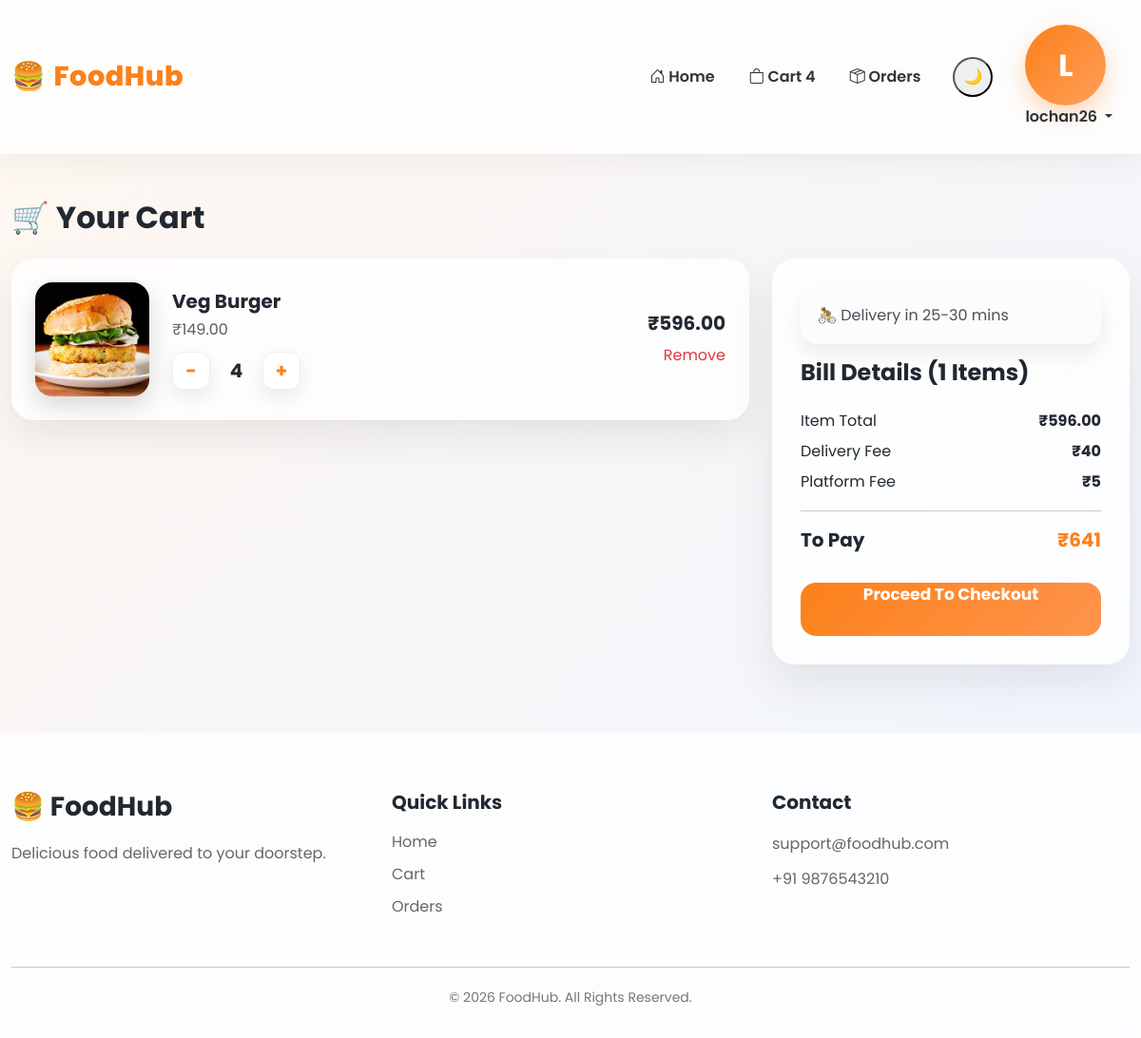
/cart/ (signed in), run on an earlier commit of the app's database.
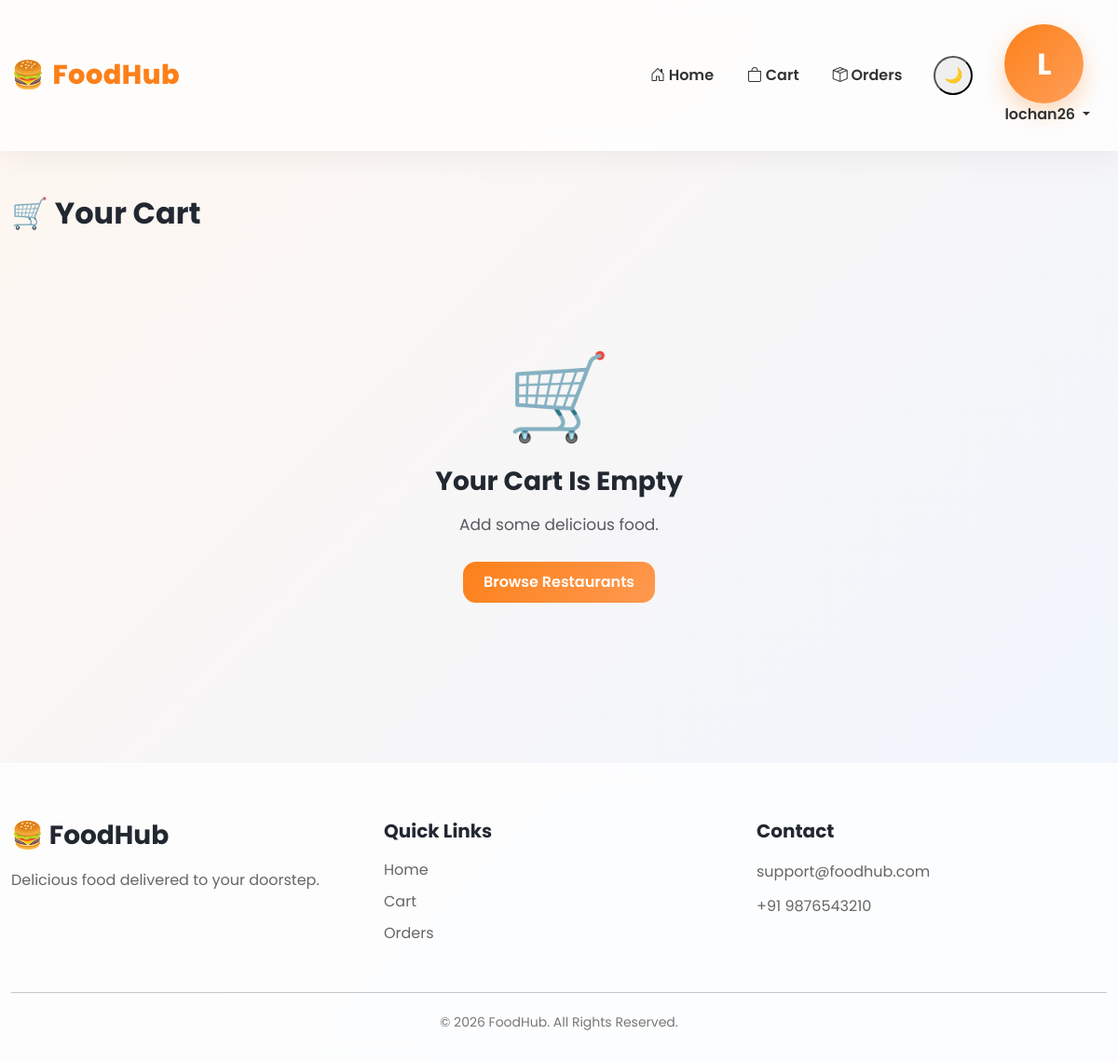
And on a later commit of the database.
### cart/models.py (models this page shows, shortened)
class BaseModel(models.Model):
    uid = models.UUIDField(
        primary_key=True,
        default=uuid.uuid4,
        editable=False
    )
    created_at = models.DateTimeField(auto_now_add=True)
    updated_at = models.DateTimeField(auto_now=True)
    class Meta:
        abstract = True

class CartItem(BaseModel):
    cart = models.ForeignKey(
        Cart,
        on_delete=models.CASCADE,
        related_name='cart_items'
    )
    product = models.ForeignKey(Product, on_delete=models.CASCADE)
    quantity = models.PositiveIntegerField(default=1)
    @property
    def total_price(self):
        return self.product.price * self.quantity
    class Meta:
        constraints = [
            models.UniqueConstraint(
                fields=['cart', 'product'],
                name='unique_cart_product'
            )
        ]

class Cart(BaseModel):
    user = models.ForeignKey(User, on_delete=models.CASCADE)
    is_paid = models.BooleanField(default=False)
    @property
    def total_price(self):
        return sum(item.total_price for item in self.cart_items.all())

### products/models.py (models this page shows, shortened)
class BaseModel(models.Model):
    uid = models.UUIDField(
        primary_key=True,
        default=uuid.uuid4,
        editable=False
    )
    created_at = models.DateTimeField(auto_now_add=True)
    updated_at = models.DateTimeField(auto_now=True)
    class Meta:
        abstract = True

class Product(BaseModel):
    restaurant = models.ForeignKey(
        Restaurant,
        on_delete=models.CASCADE,
        related_name='products'
    )
    category = models.ForeignKey(
        Category,
        on_delete=models.SET_NULL,
        null=True
    )
    product_name = models.CharField(max_length=200)
    slug = models.SlugField(unique=True)
    description = models.TextField()
    price = models.DecimalField(
        max_digits=10,
        decimal_places=2
    )
    is_available = models.BooleanField(default=True)

class ProductImage(BaseModel):
    product = models.ForeignKey(
        Product,
        on_delete=models.CASCADE,
        related_name='images'
    )
    image = models.ImageField(
        upload_to='product_images/'
    )

### cart/views.py (the view)
# urls.py: path('', cart_view,name='cart'),
@login_required
def cart_view(request):
    cart = Cart.objects.prefetch_related(
        'cart_items__product'
    ).filter(
        user=request.user,
        is_paid=False
    ).first()
    cart_count = 0
    if cart:
        cart_count = sum(
            item.quantity
            for item in cart.cart_items.all()
        )
    context = {
        'cart': cart,
        'cart_count': cart_count
    }
    return render(
        request,
        'cart/cart.html',
        context
    )

### cart/context_processors.py (called while the page is built)
def cart_count(request):
    count = 0
    if request.user.is_authenticated:
        cart = Cart.objects.filter(
            user=request.user,
            is_paid=False
        ).first()
        if cart:
            count = sum(
                item.quantity
                for item in cart.cart_items.all()
            )
    return {
        'cart_count': count
    }

### cart/templates/cart/cart.html
{% extends 'base.html' %}
{% block content %}
<div class="container py-4">
    <h2 class="fw-bold mb-4">
        🛒 Your Cart
    </h2>
    {% if cart and cart.cart_items.all %}
    <div class="row">
        <div class="col-lg-8">
            {% for item in cart.cart_items.all %}
            <div class="swiggy-cart-item">
    <div class="d-flex justify-content-between align-items-center">
        <div class="d-flex align-items-center">
            {% if item.product.images.first %}
            <img
                src="{{ item.product.images.first.image.url }}"
                class="cart-food-image me-4"
            >
            {% endif %}
            <div>
                <h5 class="fw-bold mb-1">
                    {{ item.product.product_name }}
                </h5>
                <p class="text-muted mb-2">
                    ₹{{ item.product.price }}
                </p>
                <div class="quantity-box">
                    <a
                        href="{% url 'update_cart' item.uid %}?action=dec"
                        class="quantity-btn"
                    >
                        -
                    </a>
                    <span class="quantity-value">
                        {{ item.quantity }}
                    </span>
                    <a
                        href="{% url 'update_cart' item.uid %}?action=inc"
                        class="quantity-btn"
                    >
                        +
                    </a>
                </div>
            </div>
        </div>
        <div class="text-end">
            <h5 class="fw-bold">
                ₹{{ item.total_price }}
            </h5>
            <a
                href="{% url 'remove_item' item.uid %}"
                class="text-danger"
            >
                Remove
            </a>
        </div>
    </div>
</div>
            {% endfor %}
        </div>
<div class="col-lg-4">
    <div class="bill-card">
        <div class="alert alert-light mb-3">
            🚴 Delivery in 25-30 mins
        </div>
        <h4 class="fw-bold mb-4">
            Bill Details ({{ cart.cart_items.count }} Items)
        </h4>
        <div class="d-flex justify-content-between mb-2">
            <span>Item Total</span>
            <strong>₹{{ cart.total_price }}</strong>
        </div>
        <div class="d-flex justify-content-between mb-2">
            <span>Delivery Fee</span>
            <strong>₹40</strong>
        </div>
        <div class="d-flex justify-content-between mb-2">
            <span>Platform Fee</span>
            <strong>₹5</strong>
        </div>
        <hr>
        <div class="d-flex justify-content-between mb-4">
            <h5 class="fw-bold">
                To Pay
            </h5>
            <h5 class="fw-bold price-highlight">
                ₹{{ cart.total_price|add:45 }}
            </h5>
        </div>
        <a
            href="{% url 'checkout' %}"
            class="checkout-btn text-decoration-none d-block text-center"
        >
            Proceed To Checkout
        </a>
    </div>
</div>
    </div>
    {% else %}
    <div class="empty-cart">
        <h1>
            🛒
        </h1>
        <h3>
            Your Cart Is Empty
        </h3>
        <p class="text-muted">
            Add some delicious food.
        </p>
        <a href="/" class="btn btn-success">
            Browse Restaurants
        </a>
    </div>
    {% endif %}
</div>
{% endblock %}

### templates/navbar.html (shortened to what this page needs)
<nav class="navbar navbar-expand-lg navbar-glass sticky-top">
    <div class="container">
        <a class="navbar-brand d-flex align-items-center" href="/">
            <div class="logo-circle">
                🍔
            </div>
            <div class="ms-2">
                <span class="logo-text">
                    FoodHub
                </span>
            </div>
        </a>
        <div class="collapse navbar-collapse"
             id="navbarNav">
            <ul class="navbar-nav ms-auto align-items-lg-center">
                <li class="nav-item">
                    <a class="nav-link px-3"
                       href="/">
                        <i class="bi bi-house-door"></i>
                        Home
                    </a>
                </li>
                <li class="nav-item">
                    <a class="nav-link px-3 position-relative"
                       href="/cart/">
                        <i class="bi bi-bag"></i>
                        Cart
                        {% if cart_count > 0 %}
                        <span class="cart-badge">
                            {{ cart_count }}
                        </span>
                        {% endif %}
                    </a>
                </li>
                {% if user.is_authenticated %}
                <li class="nav-item">
                    <a class="nav-link px-3"
                       href="{% url 'my_orders' %}">
                        <i class="bi bi-box-seam"></i>
                        Orders
                    </a>
                </li>
                <li class="nav-item ms-lg-3">
                    <button id="theme-toggle"
                            class="theme-btn">
                        🌙
                    </button>
                </li>
                <li class="nav-item dropdown ms-lg-3">
                    <a class="nav-link dropdown-toggle profile-btn"
                       href="#"
                       data-bs-toggle="dropdown">
                        <div class="profile-avatar">
                            {{ user.username|first|upper }}
                        </div>
                        <span>
                            {{ user.username }}
                        </span>
                    </a>
                </li>
                {% endif %}
            </ul>
        </div>
    </div>
</nav>

What changed in the data, as far as the page shows it:
removed CartItem: product.images.first.image (picture), product.product_name "Veg Burger", product.price "149.00", quantity "4", total_price "596.00"
no longer on this page (row edited): Cart: cart_items.count "1", total_price "596.00", total_price|add "641"
Also different on the page:
{{ cart_count }}: "4" → (not shown)
text no longer shown: "🚴 Delivery in 25-30 mins Bill Details ( Items) Item Total ₹ Delivery Fee ₹40 Platform Fee ₹5 To Pay ₹ Proceed To Checkout"
text now shown: "🛒 Your Cart Is Empty Add some delicious food. Browse Restaurants"
